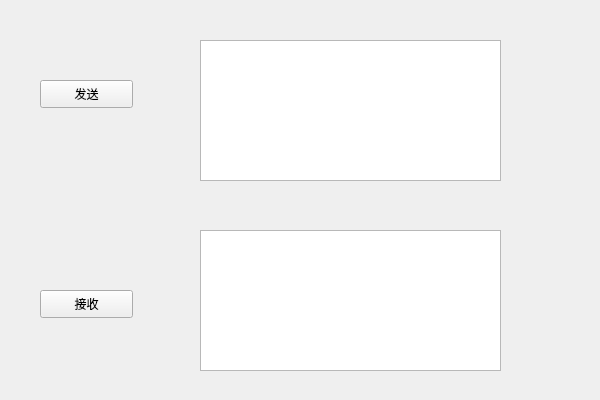
<?xml version="1.0" encoding="UTF-8"?>
<ui version="4.0">
 <class>TestPipeParentClass</class>
 <widget class="QMainWindow" name="TestPipeParentClass">
  <property name="geometry">
   <rect>
    <x>0</x>
    <y>0</y>
    <width>600</width>
    <height>400</height>
   </rect>
  </property>
  <property name="windowTitle">
   <string>TestPipeParent</string>
  </property>
  <widget class="QWidget" name="centralWidget">
   <widget class="QPushButton" name="m_sendBtn">
    <property name="geometry">
     <rect>
      <x>40</x>
      <y>80</y>
      <width>93</width>
      <height>28</height>
     </rect>
    </property>
    <property name="text">
     <string>发送</string>
    </property>
   </widget>
   <widget class="QTextEdit" name="m_sendText">
    <property name="geometry">
     <rect>
      <x>200</x>
      <y>40</y>
      <width>301</width>
      <height>141</height>
     </rect>
    </property>
   </widget>
   <widget class="QPushButton" name="m_receiveBtn">
    <property name="geometry">
     <rect>
      <x>40</x>
      <y>290</y>
      <width>93</width>
      <height>28</height>
     </rect>
    </property>
    <property name="text">
     <string>接收</string>
    </property>
   </widget>
   <widget class="QTextEdit" name="m_receiveText">
    <property name="geometry">
     <rect>
      <x>200</x>
      <y>230</y>
      <width>301</width>
      <height>141</height>
     </rect>
    </property>
   </widget>
  </widget>
 </widget>
 <layoutdefault spacing="6" margin="11"/>
 <resources>
  <include location="testpipeparent.qrc"/>
 </resources>
 <connections/>
</ui>
